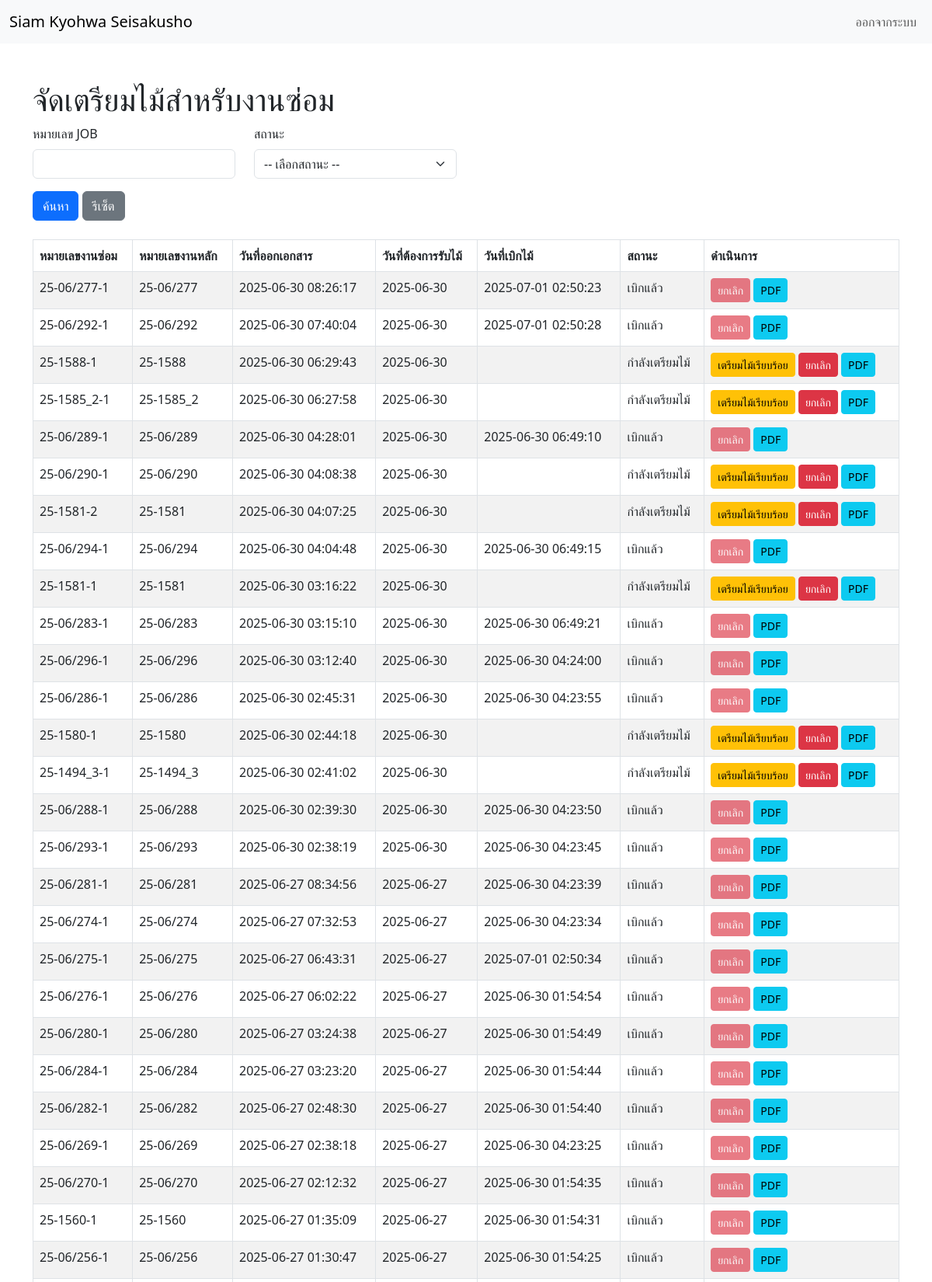
/wip_manage_issue_repair.php (upper part), run on the app's committed database.
### tables this page shows
CREATE TABLE IF NOT EXISTS `repair_issue` (
  `repair_id` varchar(50) NOT NULL DEFAULT '',
  `job_id` varchar(50) NOT NULL,
  `part_quantity_reason` varchar(9999) NOT NULL,
  `created_at` timestamp NULL DEFAULT current_timestamp(),
  `create_by` varchar(50) DEFAULT NULL,
  `want_receive` date DEFAULT current_timestamp(),
  `issue_date` timestamp NULL DEFAULT NULL,
  `issued_by` varchar(50) DEFAULT NULL,
  `updated_at` timestamp NULL DEFAULT NULL,
  `status` enum('สั่งไม้','กำลังเตรียมไม้','รอเบิก','เบิกแล้ว','ยกเลิก') DEFAULT NULL,
  PRIMARY KEY (`repair_id`)
);

### wip_manage_issue_repair.php (the view, shortened to what this page needs)
<?php
include 'config_db.php';
$limit = 100;
$page = isset($_GET['page']) ? (int)$_GET['page'] : 1;
$offset = ($page - 1) * $limit;
$whereClauses = [];
$whereClauses[] = "NOT EXISTS (
    SELECT 1 FROM wood_issue wi
    WHERE wi.job_id = repair_issue.job_id
      AND wi.job_type IN ('งานพาเลทไม้อัด', 'รอยืนยันงาน')
)";
$sql = "SELECT * FROM repair_issue";
if (count($whereClauses) > 0) {
    $sql .= " WHERE " . implode(' AND ', $whereClauses);
}
$sql .= " ORDER BY created_at DESC LIMIT $limit OFFSET $offset";
$result = $conn->query($sql);
?>
<!DOCTYPE html>
<html lang="th">
<head>
    <link href="https://cdn.jsdelivr.net/npm/bootstrap@5.3.0-alpha1/dist/css/bootstrap.min.css" rel="stylesheet" />
</head>
<body>
<?php include 'navbar.php';?>
<div class="container mt-5">
    <h1>จัดเตรียมไม้สำหรับงานซ่อม</h1>
    <form method="GET" action="">
        <div class="row mb-3">
            <div class="col-md-3">
                <label for="search_job_code" class="form-label">หมายเลข JOB</label>
                <input type="text" class="form-control" name="search_job_code" id="search_job_code" value="<?php echo isset($_GET['search_job_code']) ? $_GET['search_job_code'] : ''; ?>">
            </div>
            <div class="col-md-3">
                <label for="search_status" class="form-label">สถานะ</label>
                <select class="form-select" name="search_status" id="search_status">
                    <option value="" selected>-- เลือกสถานะ --</option>
                </select>
            </div>
        </div>
        <button type="submit" class="btn btn-primary">ค้นหา</button>
        <a href="wip_manage_issue_repair.php" class="btn btn-secondary">รีเซ็ต</a>
    </form>
    <br>
    <table class="table table-bordered table-striped">
        <thead>
            <tr>
                <th>หมายเลขงานซ่อม</th>
                <th>หมายเลขงานหลัก</th>
                <th>วันที่ออกเอกสาร</th>
                <th>วันที่ต้องการรับไม้</th>
                <th>วันที่เบิกไม้</th>
                <th>สถานะ</th>
                <th>ดำเนินการ</th>
            </tr>
        </thead>
        <tbody>
            <?php while ($row = $result->fetch_assoc()) { ?>
                <tr>
                    <td><?php echo $row['repair_id']; ?></td>
                    <td><?php echo $row['job_id']; ?></td>
                    <td><?php echo $row['created_at']; ?></td>
                    <td><?php echo $row['want_receive']; ?></td>
                    <td><?php echo $row['issue_date']; ?></td>
                    <td><?php echo $row['status']; ?></td>
                    <td>
                    <?php if ($row['status'] == 'สั่งไม้') { ?>
                        <button class="btn btn-success btn-sm" onclick="updateStatusRepairIssue('<?php echo $row['repair_id']; ?>', 'กำลังเตรียมไม้', 'repair_issue')">ยืนยัน</button>
                    <?php } elseif ($row['status'] == 'กำลังเตรียมไม้') { ?>
                        <button class="btn btn-warning btn-sm" onclick="updateStatusRepairIssue('<?php echo $row['repair_id']; ?>', 'รอเบิก', 'repair_issue')">เตรียมไม้เรียบร้อย</button>
                    <?php } elseif ($row['status'] == 'รอเบิก') { ?>
                        <button class="btn btn-info btn-sm" onclick="showPopupRepairIssue('<?php echo $row['repair_id']; ?>', 'repair_issue')">เบิกออก</button>
                    <?php } ?>
                    <?php if ($row['status'] != 'เบิกแล้ว' && $row['status'] != 'ยกเลิก') { ?>
                        <button class="btn btn-danger btn-sm" onclick="confirmCancelRepairIssue('<?php echo $row['repair_id']; ?>')">ยกเลิก</button>
                    <?php } else { ?>
                        <button class="btn btn-danger btn-sm" disabled>ยกเลิก</button>
                    <?php } ?>
                    <a href="generate_repair_issue_pdf.php?repair_id=<?php echo $row['repair_id']; ?>" class="btn btn-info btn-sm" target="_blank">PDF</a>
                    </td>
                </tr>
            <?php } ?>
        </tbody>
    </table>
</div>
</body>
</html>

### data on the page
repair_issue: repair_id "25-06/277-1", job "25-06/277", created_at "2025-06-30 08:26:17", want_receive "2025-06-30", issue_date "2025-07-01 02:50:23", status "เบิกแล้ว", shows "ยกเลิก"
repair_issue: repair_id "25-06/292-1", job "25-06/292", created_at "2025-06-30 07:40:04", want_receive "2025-06-30", issue_date "2025-07-01 02:50:28", status "เบิกแล้ว", shows "ยกเลิก"
repair_issue: repair_id "25-1588-1", job "25-1588", created_at "2025-06-30 06:29:43", want_receive "2025-06-30", status "กำลังเตรียมไม้"
repair_issue: repair_id "25-1585_2-1", job "25-1585_2", created_at "2025-06-30 06:27:58", want_receive "2025-06-30", status "กำลังเตรียมไม้"
repair_issue: repair_id "25-06/289-1", job "25-06/289", created_at "2025-06-30 04:28:01", want_receive "2025-06-30", issue_date "2025-06-30 06:49:10", status "เบิกแล้ว", shows "ยกเลิก"
repair_issue: repair_id "25-06/290-1", job "25-06/290", created_at "2025-06-30 04:08:38", want_receive "2025-06-30", status "กำลังเตรียมไม้"
repair_issue: repair_id "25-1581-2", job "25-1581", created_at "2025-06-30 04:07:25", want_receive "2025-06-30", status "กำลังเตรียมไม้"
repair_issue: repair_id "25-06/294-1", job "25-06/294", created_at "2025-06-30 04:04:48", want_receive "2025-06-30", issue_date "2025-06-30 06:49:15", status "เบิกแล้ว", shows "ยกเลิก"
repair_issue: repair_id "25-1581-1", job "25-1581", created_at "2025-06-30 03:16:22", want_receive "2025-06-30", status "กำลังเตรียมไม้"
repair_issue: repair_id "25-06/283-1", job "25-06/283", created_at "2025-06-30 03:15:10", want_receive "2025-06-30", issue_date "2025-06-30 06:49:21", status "เบิกแล้ว", shows "ยกเลิก"
repair_issue: repair_id "25-06/296-1", job "25-06/296", created_at "2025-06-30 03:12:40", want_receive "2025-06-30", issue_date "2025-06-30 04:24:00", status "เบิกแล้ว", shows "ยกเลิก"
repair_issue: repair_id "25-06/286-1", job "25-06/286", created_at "2025-06-30 02:45:31", want_receive "2025-06-30", issue_date "2025-06-30 04:23:55", status "เบิกแล้ว", shows "ยกเลิก"
repair_issue: repair_id "25-1580-1", job "25-1580", created_at "2025-06-30 02:44:18", want_receive "2025-06-30", status "กำลังเตรียมไม้"
repair_issue: repair_id "25-1494_3-1", job "25-1494_3", created_at "2025-06-30 02:41:02", want_receive "2025-06-30", status "กำลังเตรียมไม้"
repair_issue: repair_id "25-06/288-1", job "25-06/288", created_at "2025-06-30 02:39:30", want_receive "2025-06-30", issue_date "2025-06-30 04:23:50", status "เบิกแล้ว", shows "ยกเลิก"
repair_issue: repair_id "25-06/293-1", job "25-06/293", created_at "2025-06-30 02:38:19", want_receive "2025-06-30", issue_date "2025-06-30 04:23:45", status "เบิกแล้ว", shows "ยกเลิก"
repair_issue: repair_id "25-06/281-1", job "25-06/281", created_at "2025-06-27 08:34:56", want_receive "2025-06-27", issue_date "2025-06-30 04:23:39", status "เบิกแล้ว", shows "ยกเลิก"
repair_issue: repair_id "25-06/274-1", job "25-06/274", created_at "2025-06-27 07:32:53", want_receive "2025-06-27", issue_date "2025-06-30 04:23:34", status "เบิกแล้ว", shows "ยกเลิก"
repair_issue: repair_id "25-06/275-1", job "25-06/275", created_at "2025-06-27 06:43:31", want_receive "2025-06-27", issue_date "2025-07-01 02:50:34", status "เบิกแล้ว", shows "ยกเลิก"
repair_issue: repair_id "25-06/276-1", job "25-06/276", created_at "2025-06-27 06:02:22", want_receive "2025-06-27", issue_date "2025-06-30 01:54:54", status "เบิกแล้ว", shows "ยกเลิก"
repair_issue: repair_id "25-06/280-1", job "25-06/280", created_at "2025-06-27 03:24:38", want_receive "2025-06-27", issue_date "2025-06-30 01:54:49", status "เบิกแล้ว", shows "ยกเลิก"
repair_issue: repair_id "25-06/284-1", job "25-06/284", created_at "2025-06-27 03:23:20", want_receive "2025-06-27", issue_date "2025-06-30 01:54:44", status "เบิกแล้ว", shows "ยกเลิก"
repair_issue: repair_id "25-06/282-1", job "25-06/282", created_at "2025-06-27 02:48:30", want_receive "2025-06-27", issue_date "2025-06-30 01:54:40", status "เบิกแล้ว", shows "ยกเลิก"
repair_issue: repair_id "25-06/269-1", job "25-06/269", created_at "2025-06-27 02:38:18", want_receive "2025-06-27", issue_date "2025-06-30 04:23:25", status "เบิกแล้ว", shows "ยกเลิก"
repair_issue: repair_id "25-06/270-1", job "25-06/270", created_at "2025-06-27 02:12:32", want_receive "2025-06-27", issue_date "2025-06-30 01:54:35", status "เบิกแล้ว", shows "ยกเลิก"
repair_issue: repair_id "25-1560-1", job "25-1560", created_at "2025-06-27 01:35:09", want_receive "2025-06-27", issue_date "2025-06-30 01:54:31", status "เบิกแล้ว", shows "ยกเลิก"
repair_issue: repair_id "25-06/256-1", job "25-06/256", created_at "2025-06-27 01:30:47", want_receive "2025-06-27", issue_date "2025-06-30 01:54:25", status "เบิกแล้ว", shows "ยกเลิก"
